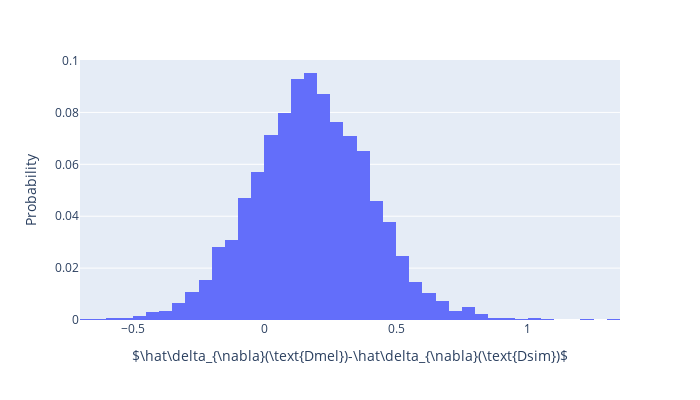

The cell this chart's notebook holds for it:
### Code cell
dros_hist = nabla.histogram_nabla_diff(ape=False, nbins=50)
dros_hist.update_layout(dict(width=700, height=400))
dros_hist.show()
dros_hist.write_image(FIG_DIR / "drosophila-hist.pdf")

### Figure 1 — Plotly figure (JSON) as saved in the notebook; plotly's stock layout.template omitted (floating-point values rounded to 4 significant figures; data arrays with more than 128 entries replaced by an {"elided": "..."} marker saying what was removed)
{"data": [{"alignmentgroup": "True", "bingroup": "x", "histnorm": "probability", "hovertemplate": "x=%{x}<br>probability=%{y}<extra></extra>", "legendgroup": "", "marker": {"color": "#636efa", "pattern": {"shape": ""}}, "name": "", "nbinsx": 50, "offsetgroup": "", "orientation": "v", "showlegend": false, "x": {"elided": "3288 float values"}, "xaxis": "x", "yaxis": "y", "type": "histogram"}], "layout": {"xaxis": {"anchor": "y", "domain": [0.0, 1.0], "title": {"text": "$\\hat\\delta_{\\nabla}(\\text{Dmel})-\\hat\\delta_{\\nabla}(\\text{Dsim})$"}}, "yaxis": {"anchor": "x", "domain": [0.0, 1.0], "title": {"text": "Probability"}}, "legend": {"tracegroupgap": 0}, "margin": {"t": 60}, "barmode": "relative", "width": 700, "height": 400}}
